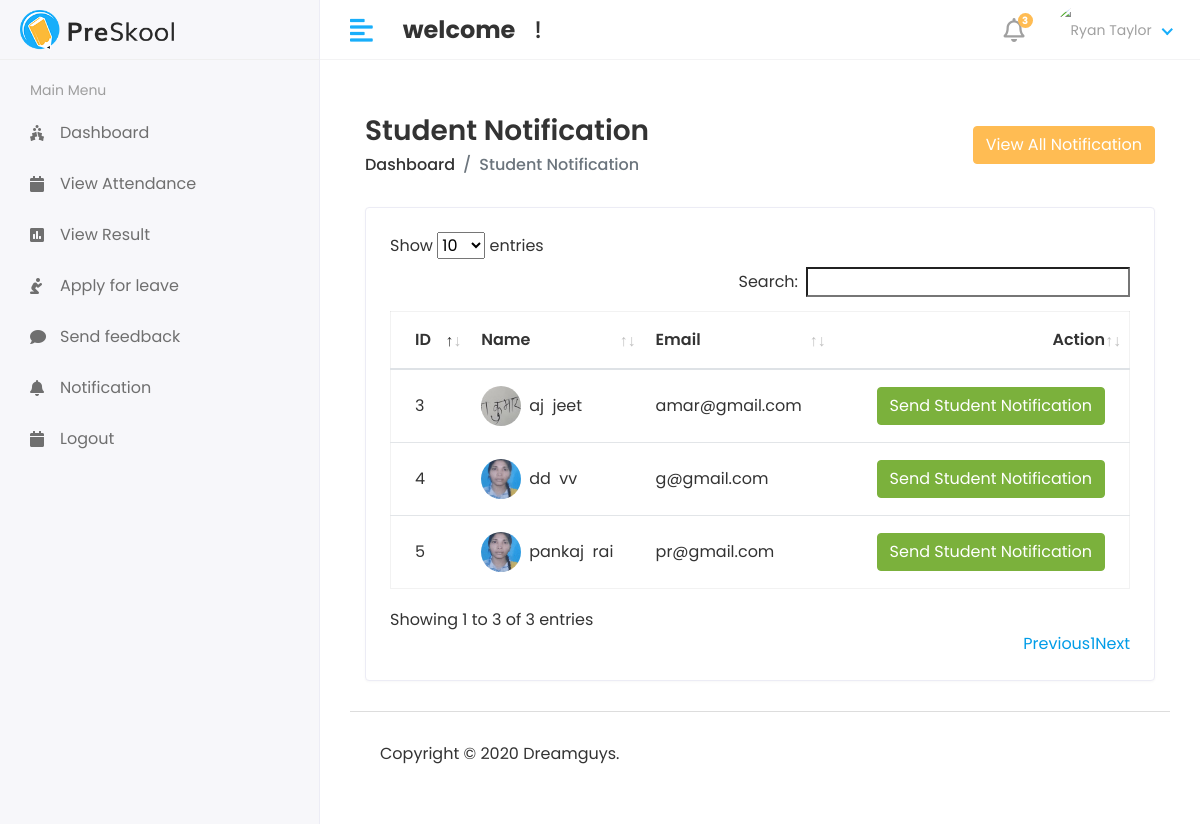
The page /Hod/student/send_notification on the database its author committed.
### api/models.py (models this page shows, shortened)
class Student(models.Model):
    admin = models.OneToOneField(user1, on_delete=models.CASCADE)
    address = models.TextField()
    gender = models.CharField(max_length=100)
    course_id = models.ForeignKey(Course, on_delete=models.DO_NOTHING)
    session_year_id = models.ForeignKey(Session_year, on_delete=models.DO_NOTHING)
    created_at = models.DateTimeField(auto_now_add=True)
    updated_at = models.DateTimeField(auto_now=True)

class user1(AbstractUser):
    USER = (
        (1, 'HOD'),
        (2, 'STAFF'),
        (3, 'STUDENT'),
    )
    user_type = models.CharField(choices=USER, max_length=50, default=1)
    profile_pic = models.ImageField(upload_to='media/profile_pic')

### student/Hod_views.py (the view)
# urls.py: path('Hod/student/send_notification', Hod_views.student_send_notification, name = 'student_send_notification'),
def student_send_notification(request):
    student = Student.objects.all()
    context = {
        'student': student,
    }
    return render(request,'Hod/student_notification.html', context)

### templates/Hod/student_notification.html (shortened to what this page needs)
{% extends 'base.html' %}
{% block content %}
 <div class="content container-fluid">
               <div class="page-header">
                  <div class="row align-items-center">
                     <div class="col">
                        <h3 class="page-title">Student Notification</h3>
                        <ul class="breadcrumb">
                           <li class="breadcrumb-item"><a href="index.html">Dashboard</a></li>
                           <li class="breadcrumb-item active">Student Notification</li>
                        </ul>
                     </div>
                     <div class="col-auto text-right float-right ml-auto">
                        <button type="button" class="btn btn-primary" data-toggle="modal" data-target="#exampleModalCenter">
                                        View All Notification
                        </button>
                     </div>
                  </div>
               </div>
               <div class="row">
                  <div class="col-sm-12">
                     <div class="card card-table">
                        <div class="card-body">
                           <div class="table-responsive">
                              <table id="table_id" class="table table-hover table-center mb-0 ">
                                 <thead>
                                    <tr>
                                       <th>ID</th>
                                       <th>Name</th>
                                       <th>Email</th>
                                                                             <th class="text-right">Action</th>
                                    </tr>
                                 </thead>
                                 <tbody>
                                 {% for i in student %}
                                    <tr>
                                       <td>{{i.id}}</td>
                                       <td>
                                          <h2 class="table-avatar">
                                             <a href=" " class="avatar avatar-sm mr-2"><img class="avatar-img rounded-circle" src="/{{i.admin.profile_pic }}" alt="User Image"></a>
                                             <a href=" ">{{i.admin.first_name}} &nbsp;{{i.admin.last_name}} </a>
                                          </h2>
                                       </td>
                                       <td>{{i.admin.email}}</td>
                                       <td class="text-right">
                    <button type="button" class="btn btn-success" data-toggle="modal" data-target="#Send_Notification-{{forloop.counter}}">
                                        Send Student Notification
                        </button>
                                       </td>
                                    </tr>
                                  {% endfor %}
                                 </tbody>
                              </table>
                           </div>
                        </div>
                     </div>
                  </div>
               </div>
            </div>
{% endblock %}

### api/static/assets/css/style.css (style rules this page uses)
html { height: 100%; }
body { background-color: #fff; color: #333; font-family: 'Poppins', sans-serif; font-size: 1rem; height: 100%; line-height: 1.5; overflow-x: hidden; }
h1, h2, h3, h4, h5, h6 { font-family: 'Poppins', sans-serif; margin-top: 0; }
a { color: #009ce7; }
input, button, a { transition: all 0.4s ease; -moz-transition: all 0.4s ease; -o-transition: all 0.4s ease; -ms-transition: all 0.4s ease; -webkit-transition: all 0.4s ease; }
input, input:focus, button, button:focus { outline: none; }
ul, ol { padding: 0px; list-style: none; }
.table { color: #333; max-width: 100%; margin-bottom: 0; width: 100%; }
.table.dataTable { border-collapse: collapse !important; border: 1px solid rgba(0, 0, 0, 0.05); }
table.table td h2 { display: inline-block; font-size: inherit; font-weight: 400; margin: 0; padding: 0; vertical-align: middle; }
table.table td h2.table-avatar { align-items: center; display: inline-flex; font-size: inherit; font-weight: 400; margin: 0; padding: 0; vertical-align: middle; white-space: nowrap; }
table.table td h2 a { color: #333; }
.table thead tr th { font-weight: 600; }
.table tbody tr { border-bottom: 1px solid rgba(0, 0, 0, 0.05); }
.table.table-center td, .table.table-center th { vertical-align: middle; }
.card-table .card-body .table > thead > tr > th { border-top: 0; }
.card-table .card-body .table tr td:first-child, .card-table .card-body .table tr th:first-child { padding-left: 1.5rem; }
.card-table .card-body .table tr td:last-child, .card-table .card-body .table tr th:last-child { padding-right: 1.5rem; }
.card-table .table td, .card-table .table th { border-top: 1px solid #e2e5e8; padding: 1rem 0.75rem; white-space: nowrap; }
.btn-primary { background-color: #FFBC53; border: 1px solid #FFBC53; }
.btn-success { background-color: #7bb13c; border: 1px solid #7bb13c }
.card { border: 1px solid #ececf5; box-shadow: 0 1px 3px 0 rgba(0, 0, 0, 0.03); margin-bottom: 1.875rem; }
.card-body { padding: 1.5rem; }
.avatar { position: relative; display: inline-block; width: 3rem; height: 3rem }
.avatar > img { width: 100%; height: 100%; -o-object-fit: cover; object-fit: cover; }
.avatar-sm { width: 2.5rem; height: 2.5rem; }
.page-header { margin-bottom: 1.875rem; }
.page-header .breadcrumb { background-color: transparent; color: #6c757d; font-size: 1rem; font-weight: 500; margin-bottom: 0; padding: 0; }
.page-header .breadcrumb a { color: #333; }
.page-title { font-size: 28px; font-weight: 600; color: #333; margin-bottom: 5px; }

### rows shown on the page
Student: id "3", admin.profile_pic (picture), admin.first_name "aj", admin.last_name "jeet", admin.email "amar@gmail.com"
Student: id "4", admin.profile_pic (picture), admin.first_name "dd", admin.last_name "vv", admin.email "g@gmail.com"
Student: id "5", admin.profile_pic (picture), admin.first_name "pankaj", admin.last_name "rai", admin.email "pr@gmail.com"
